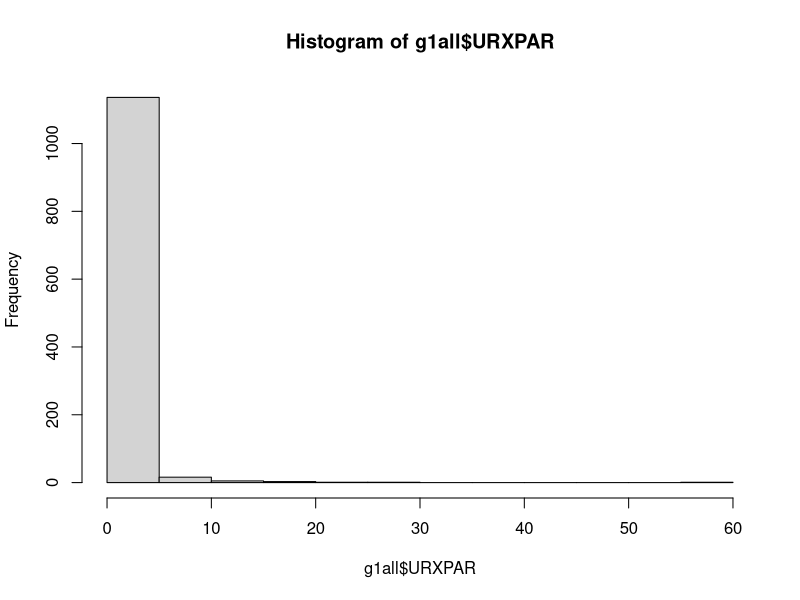
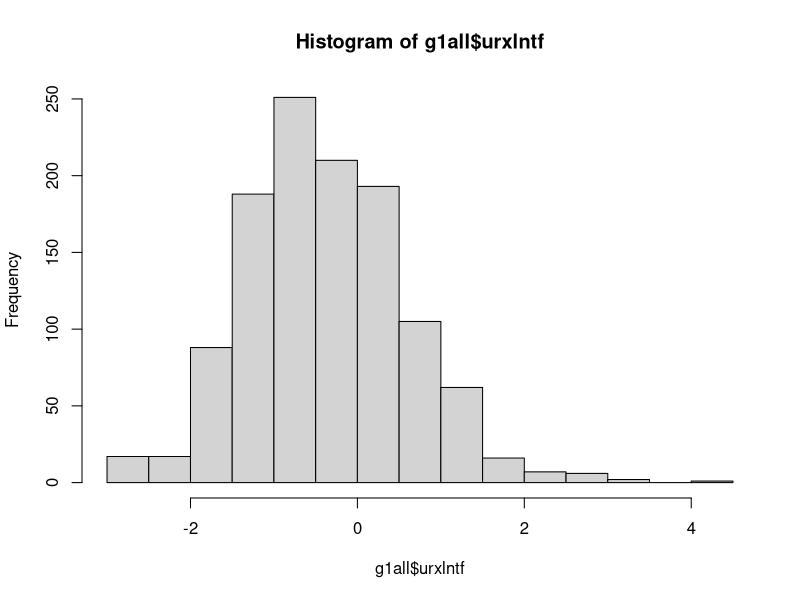
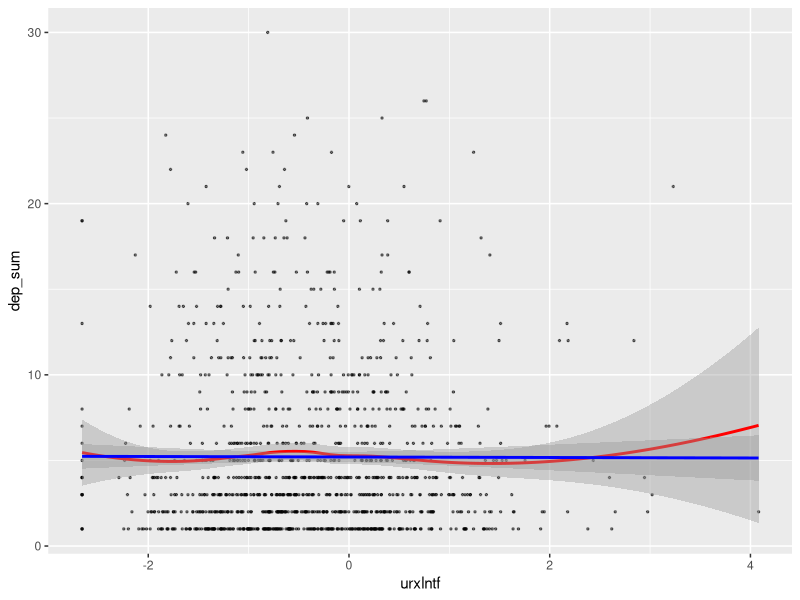
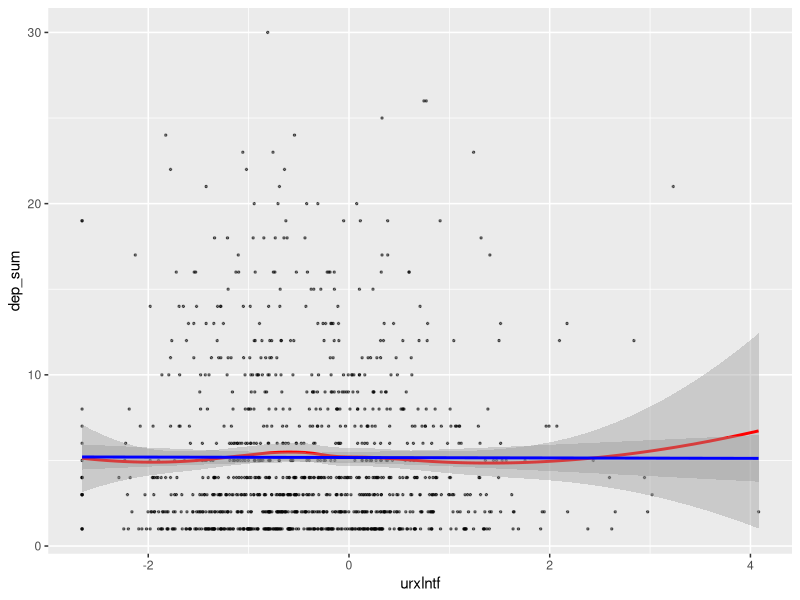
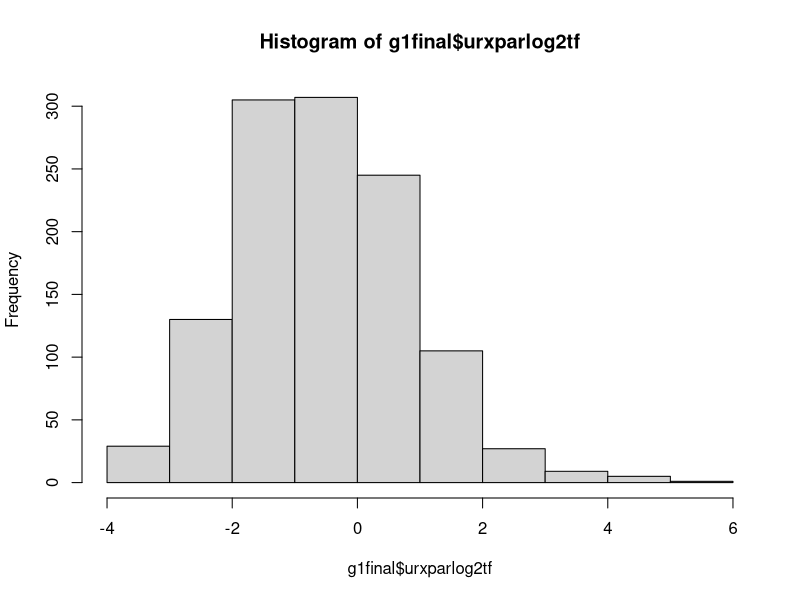

R code for these plots, in order:
library(tidyverse)

conf2013 = read.csv("confounders2013.csv")
group1 = read.csv("group1.csv")

# Create a new variable "dep_sum" that is the sum of DPQ010 to DPQ100
names(group1) # Check what the column numbers are for DPQ010 to DPQ100 - 17 through 26
group1$dep_sum = rowSums(group1[, c(17:26)]) # Create dep_sum variable
head(group1, n = 10) # Check that deep_sum is the sum of DPQ010 to DPQ100 by looking at 10 first rows

# Create a new object that only has the variables of interest (confounders haven't been added yet)
g1sm = dplyr::select(group1,"SEQN", "URXPAR", "dep_sum") # Limit your variables to those used for exposure and outcome
head(g1sm, n = 20) # Look at the first 20 rows of your object
g1sm = na.omit(g1sm) # Eliminate observations that have NA values
head(g1sm, n = 20) # Check the first 20 rows again

# Merge your dataset with the confounders dataset
g1all = merge(g1sm, conf2013, by="SEQN") # This will only merge the observations that have matching SEQN
head(g1all, n = 20) # Look at first 20 observations - note that some of the confounders have NA, but we won't worry about that
write_csv(g1all, "g1all.csv") # Write a csv file that has all your variables and confounders

summary(g1all)
hist(g1all$URXPAR)
quantile(g1all$URXPAR, probs = seq(0, 1, 0.1), na.rm = TRUE)
quantile(g1all$URXPAR, probs = seq(0.9, 1, 0.01), na.rm = TRUE)
largep01 <- dplyr::filter(g1all, g1all$URXPAR > 10)
summary(largep01)

g1all$urxlntf <- log(g1all$URXPAR)
hist(g1all$urxlntf)

glm.g1all = glm(dep_sum ~ urxlntf, data = g1all)
ggplot(data = glm.g1all, mapping = aes(x = urxlntf, y = dep_sum)) +
  geom_point(size = 0.5, alpha = 0.5) +
  geom_smooth(method = "loess", color = "red") +
  geom_smooth(method = "lm", color = "blue")

glm.g1allconf = glm(dep_sum ~ urxlntf + RIDAGEYR + RIAGENDR + RIDRETH3 + INDHHIN2 + INDFMPIR, data = g1all)
ggplot(data = glm.g1allconf, mapping = aes(x = urxlntf, y = dep_sum)) +
  geom_point(size = 0.5, alpha = 0.5) +
  geom_smooth(method = "loess", color = "red") +
  geom_smooth(method = "lm", color = "blue")

#####
g1med = dplyr::select(group1, SEQN, URXPAR, DPQ010:dep_sum)
head(g1med, n=20)
g1med = na.omit(g1med)
head(g1med, n = 20)
g1final = merge(g1med, conf2013, by="SEQN")
g1final$urxparlog2tf <- log2(g1all$URXPAR)
hist(g1final$urxparlog2tf)
head(g1final, n = 20)
write_csv(g1final, "g1final.csv")
